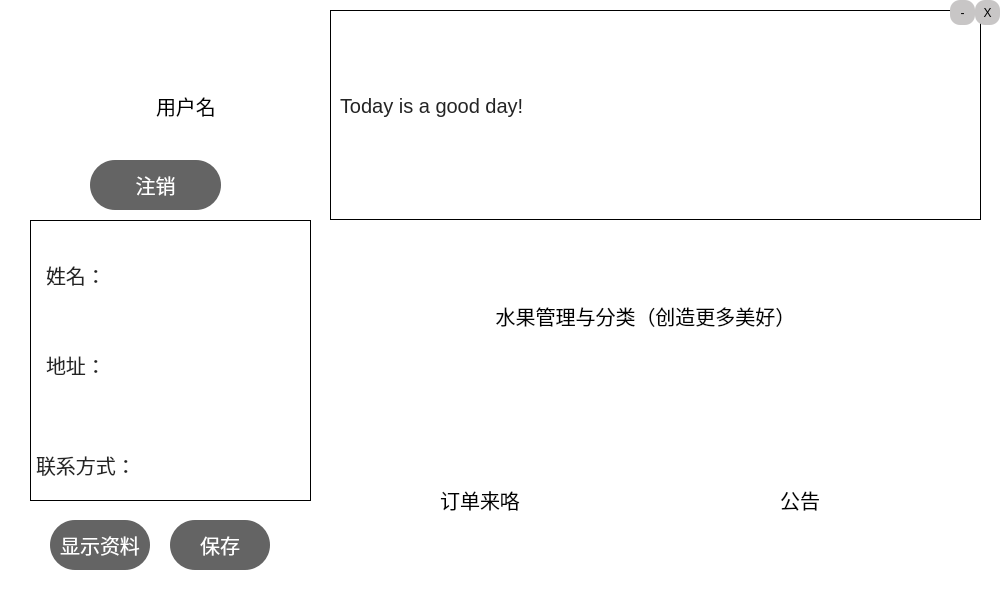
<?xml version="1.0" encoding="UTF-8"?>
<ui version="4.0">
 <class>SelfCentral</class>
 <widget class="QWidget" name="SelfCentral">
  <property name="geometry">
   <rect>
    <x>0</x>
    <y>0</y>
    <width>1000</width>
    <height>600</height>
   </rect>
  </property>
  <property name="windowTitle">
   <string>Form</string>
  </property>
  <widget class="QFrame" name="frame">
   <property name="geometry">
    <rect>
     <x>0</x>
     <y>0</y>
     <width>1000</width>
     <height>600</height>
    </rect>
   </property>
   <property name="styleSheet">
    <string notr="true">QFrame{
background-color:rgb(255, 255, 255);
border:sold 1px rgb(0, 0, 0);

}

QPushButton{
background:rgb(255, 255, 255);
border-style:outset;
border-radius:10px;
font-style:MingLiU-ExtB;
font-size:20px;
color:black;
}
QPushButton:pressed{
background-color:rgb(255, 255, 255);
border-style:inset;
font-style:MingLiU-ExtB;
}
QCheckBox{
background:rgba(85,170,255,0);
color:white;
font-style:MingLiU-ExtB;
}
QLabel{
color:rgb(36, 36, 36);
font-style:MingLiU-ExtB;
font-size:20px;
background-image:rgb(255, 255, 255);
}
QToolButton{
background:rgb(200, 198, 198);
border-style:outset;
border-radius:10px;
color:black;
}</string>
   </property>
   <property name="frameShape">
    <enum>QFrame::StyledPanel</enum>
   </property>
   <property name="frameShadow">
    <enum>QFrame::Raised</enum>
   </property>
   <widget class="QLabel" name="Name">
    <property name="geometry">
     <rect>
      <x>150</x>
      <y>70</y>
      <width>161</width>
      <height>71</height>
     </rect>
    </property>
    <property name="styleSheet">
     <string notr="true">color:black;
border:1px solid rgb(0, 0, 0,0);
font: 17pt &quot;MV Boli&quot;;</string>
    </property>
    <property name="text">
     <string>用户名</string>
    </property>
   </widget>
   <widget class="QLabel" name="label">
    <property name="geometry">
     <rect>
      <x>20</x>
      <y>40</y>
      <width>110</width>
      <height>110</height>
     </rect>
    </property>
    <property name="styleSheet">
     <string notr="true">QLabel{
border-image:url(:/Picture/image1.jpg);
color:rgb(35, 33, 34);
border-radius:55px;
}</string>
    </property>
    <property name="text">
     <string/>
    </property>
   </widget>
   <widget class="QFrame" name="frame_3">
    <property name="geometry">
     <rect>
      <x>30</x>
      <y>220</y>
      <width>281</width>
      <height>281</height>
     </rect>
    </property>
    <property name="styleSheet">
     <string notr="true">#frame_3{
border-image:url(:/Picture/pic1.jpg);
border:1px solid rgb(0, 0, 0);
} 
QLabel{
background-color:rgba(255, 255, 255, 0);
border:1px solid rgb(0, 0, 0, 0);
}
QLineEdit{
background-color:rgba(255, 255, 255, 0);
border:1px solid rgb(0, 0, 0, 0);
	font: 14pt &quot;MV Boli&quot;;
}</string>
    </property>
    <property name="frameShape">
     <enum>QFrame::StyledPanel</enum>
    </property>
    <property name="frameShadow">
     <enum>QFrame::Raised</enum>
    </property>
    <widget class="QLabel" name="label_3">
     <property name="geometry">
      <rect>
       <x>10</x>
       <y>30</y>
       <width>61</width>
       <height>50</height>
      </rect>
     </property>
     <property name="styleSheet">
      <string notr="true">font: 25 13pt &quot;Bahnschrift Light SemiCondensed&quot;;</string>
     </property>
     <property name="text">
      <string>姓名：</string>
     </property>
    </widget>
    <widget class="QLabel" name="label_4">
     <property name="geometry">
      <rect>
       <x>10</x>
       <y>120</y>
       <width>61</width>
       <height>50</height>
      </rect>
     </property>
     <property name="styleSheet">
      <string notr="true">font: 25 13pt &quot;Bahnschrift Light SemiCondensed&quot;;</string>
     </property>
     <property name="text">
      <string>地址：</string>
     </property>
    </widget>
    <widget class="QLabel" name="label_5">
     <property name="geometry">
      <rect>
       <x>0</x>
       <y>220</y>
       <width>101</width>
       <height>50</height>
      </rect>
     </property>
     <property name="styleSheet">
      <string notr="true">font: 25 13pt &quot;Bahnschrift Light SemiCondensed&quot;;</string>
     </property>
     <property name="text">
      <string>联系方式：</string>
     </property>
    </widget>
    <widget class="QLineEdit" name="connect">
     <property name="geometry">
      <rect>
       <x>100</x>
       <y>209</y>
       <width>170</width>
       <height>61</height>
      </rect>
     </property>
    </widget>
    <widget class="QLineEdit" name="address">
     <property name="geometry">
      <rect>
       <x>80</x>
       <y>120</y>
       <width>180</width>
       <height>50</height>
      </rect>
     </property>
    </widget>
    <widget class="QLineEdit" name="name">
     <property name="geometry">
      <rect>
       <x>80</x>
       <y>30</y>
       <width>180</width>
       <height>50</height>
      </rect>
     </property>
    </widget>
   </widget>
   <widget class="QPushButton" name="Save">
    <property name="geometry">
     <rect>
      <x>170</x>
      <y>520</y>
      <width>100</width>
      <height>50</height>
     </rect>
    </property>
    <property name="styleSheet">
     <string notr="true">QPushButton{
border-radius:25px;
background-color:rgb(100, 100, 100);
color:rgb(255, 255, 255);
font: 12pt &quot;华文琥珀&quot;;
}</string>
    </property>
    <property name="text">
     <string>保存</string>
    </property>
   </widget>
   <widget class="QFrame" name="frame_4">
    <property name="geometry">
     <rect>
      <x>330</x>
      <y>10</y>
      <width>651</width>
      <height>210</height>
     </rect>
    </property>
    <property name="styleSheet">
     <string notr="true">#frame_4{
border-image:url(:/Picture/pic2.jpg);
border:1px solid rgb(0, 0, 0);
} 
QLabel{
background-color:rgba(255, 255, 255, 0);
}</string>
    </property>
    <property name="frameShape">
     <enum>QFrame::StyledPanel</enum>
    </property>
    <property name="frameShadow">
     <enum>QFrame::Raised</enum>
    </property>
    <widget class="QLabel" name="label_2">
     <property name="geometry">
      <rect>
       <x>10</x>
       <y>-10</y>
       <width>651</width>
       <height>211</height>
      </rect>
     </property>
     <property name="styleSheet">
      <string notr="true">font: 35pt &quot;MV Boli&quot;;</string>
     </property>
     <property name="text">
      <string>Today is a good day!</string>
     </property>
    </widget>
   </widget>
   <widget class="QPushButton" name="FruitManagementAndCategory">
    <property name="geometry">
     <rect>
      <x>390</x>
      <y>230</y>
      <width>511</width>
      <height>171</height>
     </rect>
    </property>
    <property name="styleSheet">
     <string notr="true">border-image:url(:/Picture/pic5.jpg);
background:transparent;
color:black;
font: 15pt &quot;MV Boli&quot;;</string>
    </property>
    <property name="text">
     <string>水果管理与分类（创造更多美好）</string>
    </property>
   </widget>
   <widget class="QPushButton" name="OrderManagement">
    <property name="geometry">
     <rect>
      <x>350</x>
      <y>419</y>
      <width>260</width>
      <height>161</height>
     </rect>
    </property>
    <property name="styleSheet">
     <string notr="true">border-image:url(:/Picture/pic3.jpg);
background:transparent;
color:black;
font: 15pt &quot;MV Boli&quot;;</string>
    </property>
    <property name="text">
     <string>订单来咯</string>
    </property>
   </widget>
   <widget class="QPushButton" name="Notification">
    <property name="geometry">
     <rect>
      <x>670</x>
      <y>419</y>
      <width>260</width>
      <height>161</height>
     </rect>
    </property>
    <property name="styleSheet">
     <string notr="true">border-image:url(:/Picture/pic4.jpg);
background:transparent;
color:black;
font: 15pt &quot;MV Boli&quot;;</string>
    </property>
    <property name="text">
     <string>公告</string>
    </property>
   </widget>
   <widget class="QPushButton" name="Show">
    <property name="geometry">
     <rect>
      <x>50</x>
      <y>520</y>
      <width>100</width>
      <height>50</height>
     </rect>
    </property>
    <property name="styleSheet">
     <string notr="true">QPushButton{
border-radius:25px;
background-color:rgb(100, 100, 100);
color:rgb(255, 255, 255);
font: 12pt &quot;华文琥珀&quot;;
}</string>
    </property>
    <property name="text">
     <string>显示资料</string>
    </property>
   </widget>
   <widget class="QPushButton" name="Logout">
    <property name="geometry">
     <rect>
      <x>90</x>
      <y>160</y>
      <width>131</width>
      <height>50</height>
     </rect>
    </property>
    <property name="styleSheet">
     <string notr="true">QPushButton{
border-radius:25px;
background-color:rgb(100, 100, 100);
color:rgb(255, 255, 255);
font: 12pt &quot;华文琥珀&quot;;
}</string>
    </property>
    <property name="text">
     <string>注销</string>
    </property>
   </widget>
   <widget class="QToolButton" name="Close">
    <property name="geometry">
     <rect>
      <x>975</x>
      <y>0</y>
      <width>25</width>
      <height>25</height>
     </rect>
    </property>
    <property name="text">
     <string>X</string>
    </property>
   </widget>
   <widget class="QToolButton" name="Shrink">
    <property name="geometry">
     <rect>
      <x>950</x>
      <y>0</y>
      <width>25</width>
      <height>25</height>
     </rect>
    </property>
    <property name="text">
     <string>-</string>
    </property>
   </widget>
   <zorder>Name</zorder>
   <zorder>label</zorder>
   <zorder>frame_3</zorder>
   <zorder>frame_4</zorder>
   <zorder>FruitManagementAndCategory</zorder>
   <zorder>OrderManagement</zorder>
   <zorder>Notification</zorder>
   <zorder>Shrink</zorder>
   <zorder>Close</zorder>
   <zorder>Save</zorder>
   <zorder>Show</zorder>
   <zorder>Logout</zorder>
  </widget>
 </widget>
 <resources/>
 <connections/>
</ui>
